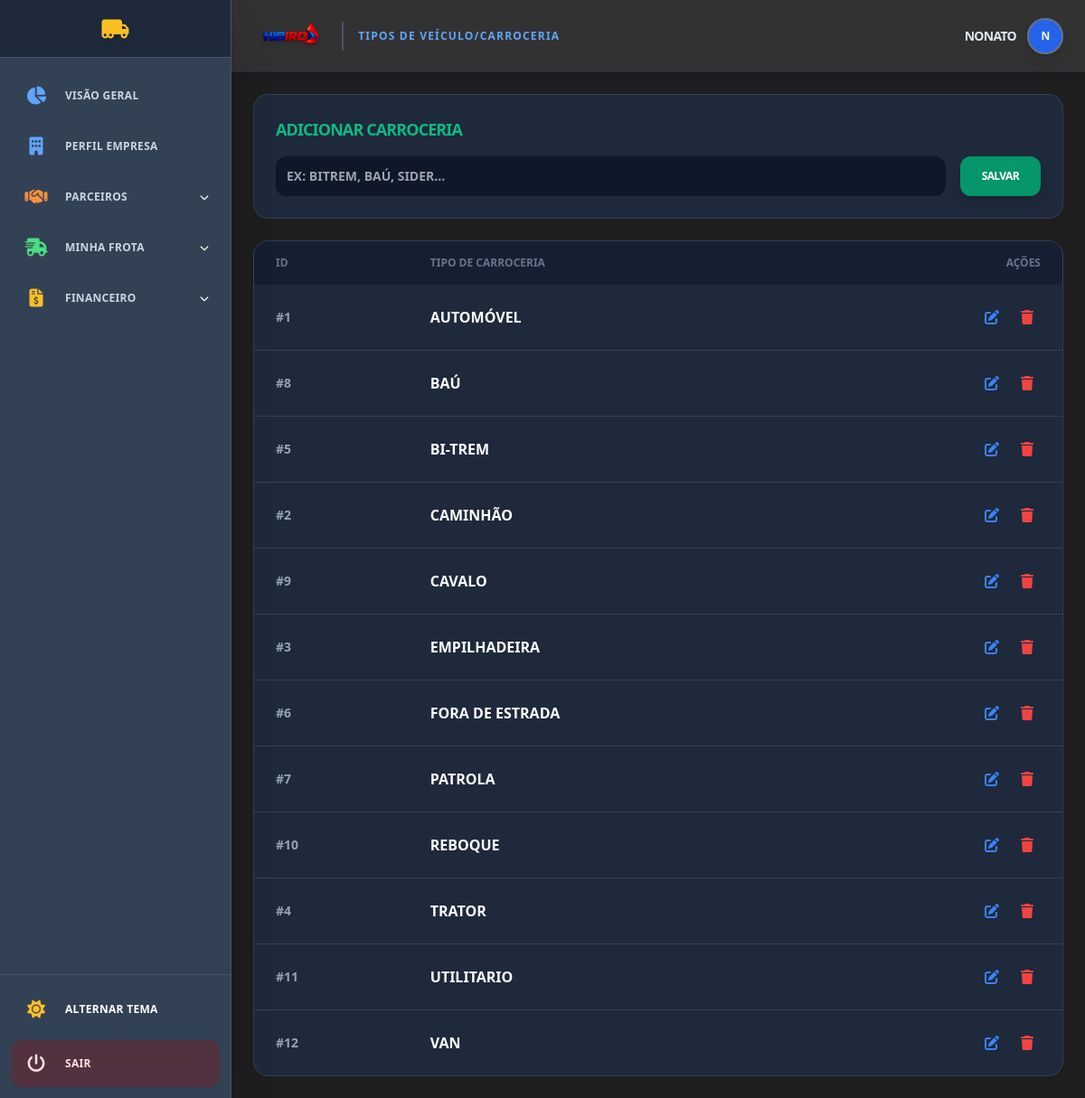
The page /configuracoes/frota/tipos (signed in) on the database its author committed.
### tables this page shows
CREATE TABLE "vei_tipo_carroceria" (
	"id_tipo"	INTEGER,
	"nome_tipo"	TEXT NOT NULL UNIQUE,
	PRIMARY KEY("id_tipo" AUTOINCREMENT)
);

### rotas/config_frota.py (the view)
@config_frota_bp.route('/tipos', methods=['GET', 'POST'])
@login_required
def config_tipo_veiculo():
    db = get_db()
    if request.method == 'POST':
        nome = request.form.get('nome_tipo').strip().upper()
        if nome:
            db.execute('INSERT INTO vei_tipo_carroceria (nome_tipo) VALUES (?)', (nome,))
            db.commit()
            flash(f'Tipo {nome} cadastrado!', 'success')
    tipos_db = db.execute('SELECT * FROM vei_tipo_carroceria ORDER BY nome_tipo').fetchall()
    return render_template('app/frota/config_tipo_veiculo.html', tipos=tipos_db, username=session.get('username'))

### database.py (called while the page is built)
def get_db():
    db = getattr(g, '_database', None)
    if db is None:
        basedir = os.path.abspath(os.path.dirname(__file__))
        db_path = os.path.join(basedir, 'dados', 'hibiro_frota.db')
        db = g._database = sqlite3.connect(db_path)
        db.row_factory = sqlite3.Row
    return db

def close_connection(exception=None):
    db = g.pop('_database', None)
    if db is not None:
        db.close()

### rotas/config_frota.py (called while the page is built)
def login_required(f):
    @wraps(f)
    def decorated_function(*args, **kwargs):
        if 'user_id' not in session:
            return redirect(url_for('auth.login'))
        return f(*args, **kwargs)
    return decorated_function

### templates/app/frota/config_tipo_veiculo.html (shortened to what this page needs)
{% extends "base_app.html" %}
{% block page_title %}Tipos de Veículo/Carroceria{% endblock %}
{% block content %}
<div class="max-w-4xl mx-auto space-y-6">
    <div class="bg-white dark:bg-slate-800 p-6 rounded-2xl shadow-sm border border-slate-200 dark:border-slate-700">
        <h3 class="text-lg font-black uppercase tracking-tighter mb-4 text-emerald-500">Adicionar Carroceria</h3>
        <form method="POST" action="{{ url_for('config_frota.config_tipo_veiculo') }}" class="flex gap-4">
            <input type="text" name="nome_tipo" placeholder="EX: BITREM, BAÚ, SIDER..." required
                class="flex-grow p-3 rounded-xl bg-slate-100 dark:bg-slate-900 border-none focus:ring-2 focus:ring-emerald-500 outline-none font-bold uppercase text-sm text-slate-700 dark:text-white">
            <button type="submit" class="bg-emerald-600 hover:bg-emerald-700 text-white px-6 py-3 rounded-xl font-black transition-all shadow-lg text-xs tracking-tighter">
                SALVAR
            </button>
        </form>
    </div>
    <div class="bg-white dark:bg-slate-800 rounded-2xl shadow-sm border border-slate-200 dark:border-slate-700 overflow-hidden">
        <table class="w-full text-left">
            <thead class="bg-slate-50 dark:bg-slate-900/50 text-slate-500 text-xs uppercase font-bold">
                <tr>
                    <th class="px-6 py-4">ID</th>
                    <th class="px-6 py-4">Tipo de Carroceria</th>
                    <th class="px-6 py-4 text-right">Ações</th>
                </tr>
            </thead>
            <tbody class="divide-y divide-slate-100 dark:divide-slate-700">
                {% for t in tipos %}
                <tr class="hover:bg-slate-50 dark:hover:bg-slate-700/30 transition">
                    <td class="px-6 py-4 text-sm font-bold text-slate-400">#{{ t.id_tipo }}</td>
                    <td class="px-6 py-4 font-black uppercase text-slate-700 dark:text-white">{{ t.nome_tipo }}</td>
                    <td class="px-6 py-4 text-right flex justify-end gap-2">
                        <button onclick="document.getElementById('modal-edit-type-{{ t.id_tipo }}').classList.remove('hidden')"
                                class="p-2 text-blue-500 hover:bg-blue-50 dark:hover:bg-blue-900/30 rounded-lg transition">
                            <i class="fa-solid fa-pen-to-square"></i>
                        </button>
                        <form action="{{ url_for('config_frota.excluir_tipo_veiculo', id=t.id_tipo) }}" method="POST" onsubmit="return confirm('Excluir?');">
                            <button type="submit" class="p-2 text-red-500 hover:bg-red-50 dark:hover:bg-red-900/30 rounded-lg transition">
                                <i class="fa-solid fa-trash"></i>
                            </button>
                        </form>
                    </td>
                </tr>
                {% endfor %}
            </tbody>
        </table>
    </div>
</div>
{% endblock %}

### templates/base_app.html (style rules this page uses)
html { background-color: #1e1e1e; color: #ffffff; }
body { opacity: 0; transition: opacity 0.3s ease-in; }
body.loaded { opacity: 1; }

### rows shown on the page
vei_tipo_carroceria: id_tipo "1", nome_tipo "AUTOMÓVEL"
vei_tipo_carroceria: id_tipo "8", nome_tipo "BAÚ"
vei_tipo_carroceria: id_tipo "5", nome_tipo "BI-TREM"
vei_tipo_carroceria: id_tipo "2", nome_tipo "CAMINHÃO"
vei_tipo_carroceria: id_tipo "9", nome_tipo "CAVALO"
vei_tipo_carroceria: id_tipo "3", nome_tipo "EMPILHADEIRA"
vei_tipo_carroceria: id_tipo "6", nome_tipo "FORA DE ESTRADA"
vei_tipo_carroceria: id_tipo "7", nome_tipo "PATROLA"
vei_tipo_carroceria: id_tipo "10", nome_tipo "REBOQUE"
vei_tipo_carroceria: id_tipo "4", nome_tipo "TRATOR"
vei_tipo_carroceria: id_tipo "11", nome_tipo "UTILITARIO"
vei_tipo_carroceria: id_tipo "12", nome_tipo "VAN"

### other values the page prints
{{ username }} "NONATO"
{{ username[0]|upper if username else 'U' }} "N"
